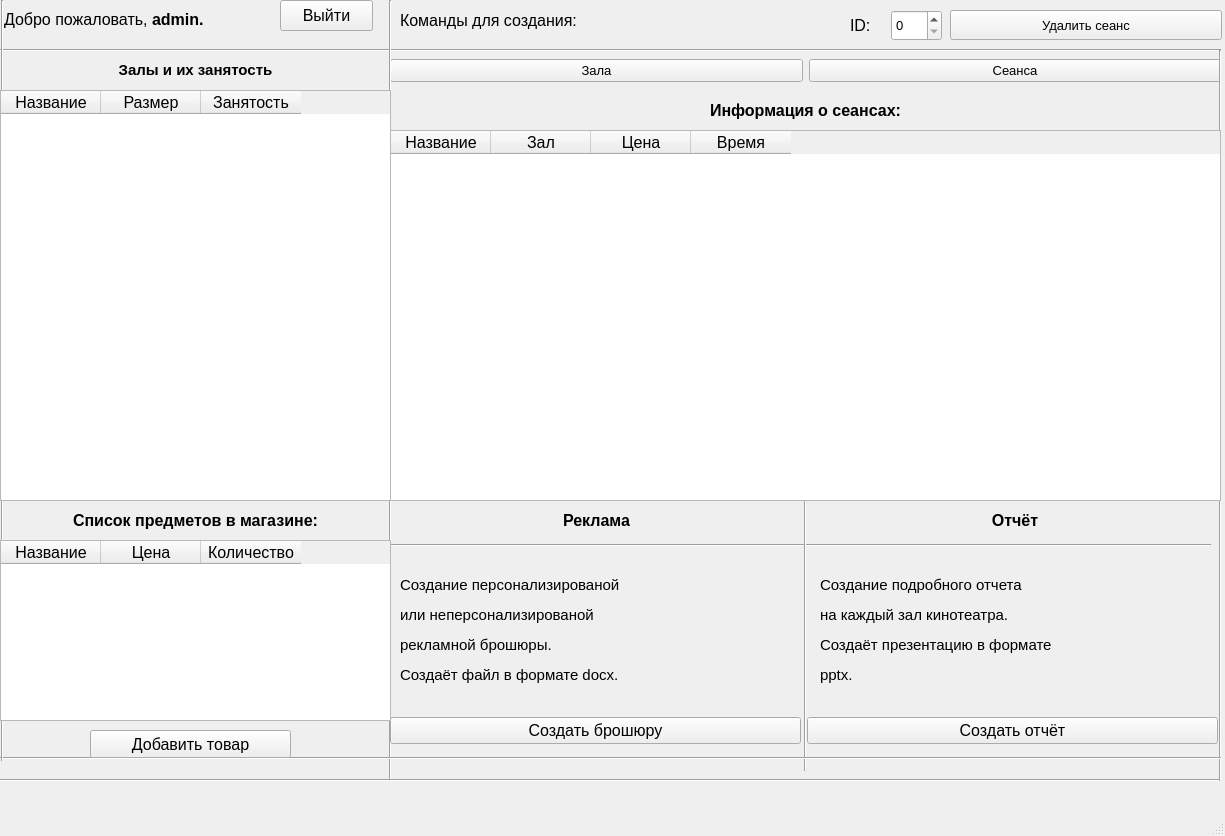
<?xml version="1.0" encoding="UTF-8"?>
<ui version="4.0">
 <class>AdminModeWindow</class>
 <widget class="QMainWindow" name="AdminModeWindow">
  <property name="geometry">
   <rect>
    <x>0</x>
    <y>0</y>
    <width>1225</width>
    <height>836</height>
   </rect>
  </property>
  <property name="font">
   <font>
    <pointsize>12</pointsize>
   </font>
  </property>
  <property name="windowTitle">
   <string>MainWindow</string>
  </property>
  <widget class="QWidget" name="centralwidget">
   <widget class="QWidget" name="horizontalLayoutWidget">
    <property name="geometry">
     <rect>
      <x>390</x>
      <y>50</y>
      <width>831</width>
      <height>41</height>
     </rect>
    </property>
    <layout class="QHBoxLayout" name="horizontalLayout">
     <item>
      <widget class="QPushButton" name="hall_make_button">
       <property name="font">
        <font>
         <pointsize>10</pointsize>
        </font>
       </property>
       <property name="text">
        <string>Зала</string>
       </property>
      </widget>
     </item>
     <item>
      <widget class="QPushButton" name="session_make_button">
       <property name="enabled">
        <bool>true</bool>
       </property>
       <property name="font">
        <font>
         <pointsize>10</pointsize>
        </font>
       </property>
       <property name="text">
        <string>Сеанса</string>
       </property>
      </widget>
     </item>
    </layout>
   </widget>
   <widget class="Line" name="line">
    <property name="geometry">
     <rect>
      <x>0</x>
      <y>40</y>
      <width>1221</width>
      <height>20</height>
     </rect>
    </property>
    <property name="orientation">
     <enum>Qt::Horizontal</enum>
    </property>
   </widget>
   <widget class="QLabel" name="label">
    <property name="geometry">
     <rect>
      <x>4</x>
      <y>-1</y>
      <width>381</width>
      <height>41</height>
     </rect>
    </property>
    <property name="text">
     <string>&lt;html&gt;&lt;head/&gt;&lt;body&gt;&lt;p&gt;Добро пожаловать, &lt;span style=&quot; font-weight:600;&quot;&gt;admin.&lt;/span&gt;&lt;/p&gt;&lt;/body&gt;&lt;/html&gt;</string>
    </property>
   </widget>
   <widget class="Line" name="line_2">
    <property name="geometry">
     <rect>
      <x>350</x>
      <y>0</y>
      <width>81</width>
      <height>781</height>
     </rect>
    </property>
    <property name="orientation">
     <enum>Qt::Vertical</enum>
    </property>
   </widget>
   <widget class="Line" name="line_3">
    <property name="geometry">
     <rect>
      <x>0</x>
      <y>765</y>
      <width>1221</width>
      <height>31</height>
     </rect>
    </property>
    <property name="orientation">
     <enum>Qt::Horizontal</enum>
    </property>
   </widget>
   <widget class="Line" name="line_4">
    <property name="geometry">
     <rect>
      <x>390</x>
      <y>535</y>
      <width>821</width>
      <height>20</height>
     </rect>
    </property>
    <property name="orientation">
     <enum>Qt::Horizontal</enum>
    </property>
   </widget>
   <widget class="Line" name="line_5">
    <property name="geometry">
     <rect>
      <x>650</x>
      <y>130</y>
      <width>311</width>
      <height>641</height>
     </rect>
    </property>
    <property name="orientation">
     <enum>Qt::Vertical</enum>
    </property>
   </widget>
   <widget class="Line" name="line_6">
    <property name="geometry">
     <rect>
      <x>1110</x>
      <y>50</y>
      <width>221</width>
      <height>731</height>
     </rect>
    </property>
    <property name="orientation">
     <enum>Qt::Vertical</enum>
    </property>
   </widget>
   <widget class="QLabel" name="label_2">
    <property name="geometry">
     <rect>
      <x>400</x>
      <y>0</y>
      <width>221</width>
      <height>41</height>
     </rect>
    </property>
    <property name="text">
     <string>&lt;html&gt;&lt;head/&gt;&lt;body&gt;&lt;p&gt;Команды для создания:&lt;/p&gt;&lt;/body&gt;&lt;/html&gt;</string>
    </property>
   </widget>
   <widget class="Line" name="line_7">
    <property name="geometry">
     <rect>
      <x>0</x>
      <y>750</y>
      <width>1221</width>
      <height>16</height>
     </rect>
    </property>
    <property name="orientation">
     <enum>Qt::Horizontal</enum>
    </property>
   </widget>
   <widget class="QWidget" name="horizontalLayoutWidget_2">
    <property name="geometry">
     <rect>
      <x>390</x>
      <y>500</y>
      <width>831</width>
      <height>41</height>
     </rect>
    </property>
    <layout class="QHBoxLayout" name="horizontalLayout_2">
     <item>
      <widget class="QLabel" name="label_4">
       <property name="text">
        <string>&lt;html&gt;&lt;head/&gt;&lt;body&gt;&lt;p align=&quot;center&quot;&gt;&lt;span style=&quot; font-weight:600;&quot;&gt;Реклама&lt;/span&gt;&lt;/p&gt;&lt;/body&gt;&lt;/html&gt;</string>
       </property>
      </widget>
     </item>
     <item>
      <widget class="QLabel" name="label_3">
       <property name="text">
        <string>&lt;html&gt;&lt;head/&gt;&lt;body&gt;&lt;p align=&quot;center&quot;&gt;&lt;span style=&quot; font-weight:600;&quot;&gt;Отчёт&lt;/span&gt;&lt;/p&gt;&lt;/body&gt;&lt;/html&gt;</string>
       </property>
      </widget>
     </item>
    </layout>
   </widget>
   <widget class="QWidget" name="horizontalLayoutWidget_3">
    <property name="geometry">
     <rect>
      <x>390</x>
      <y>700</y>
      <width>831</width>
      <height>61</height>
     </rect>
    </property>
    <layout class="QHBoxLayout" name="horizontalLayout_3">
     <property name="rightMargin">
      <number>3</number>
     </property>
     <property name="bottomMargin">
      <number>0</number>
     </property>
     <item>
      <widget class="QPushButton" name="create_commercial_button">
       <property name="text">
        <string>Создать брошюру</string>
       </property>
      </widget>
     </item>
     <item>
      <widget class="QPushButton" name="create_feedback_button">
       <property name="text">
        <string>Создать отчёт</string>
       </property>
      </widget>
     </item>
    </layout>
   </widget>
   <widget class="QLabel" name="label_5">
    <property name="geometry">
     <rect>
      <x>400</x>
      <y>550</y>
      <width>271</width>
      <height>161</height>
     </rect>
    </property>
    <property name="text">
     <string>&lt;html&gt;&lt;head/&gt;&lt;body&gt;&lt;p&gt;&lt;span style=&quot; font-size:11pt;&quot;&gt;Создание персонализированой&lt;/span&gt;&lt;/p&gt;&lt;p&gt;&lt;span style=&quot; font-size:11pt;&quot;&gt;или неперсонализированой &lt;/span&gt;&lt;/p&gt;&lt;p&gt;&lt;span style=&quot; font-size:11pt;&quot;&gt;рекламной  брошюры.&lt;/span&gt;&lt;/p&gt;&lt;p&gt;&lt;span style=&quot; font-size:11pt;&quot;&gt;Создаёт файл в формате docx.&lt;/span&gt;&lt;/p&gt;&lt;/body&gt;&lt;/html&gt;</string>
    </property>
   </widget>
   <widget class="QLabel" name="label_6">
    <property name="geometry">
     <rect>
      <x>820</x>
      <y>550</y>
      <width>271</width>
      <height>161</height>
     </rect>
    </property>
    <property name="text">
     <string>&lt;html&gt;&lt;head/&gt;&lt;body&gt;&lt;p&gt;&lt;span style=&quot; font-size:11pt;&quot;&gt;Создание подробного отчета&lt;/span&gt;&lt;/p&gt;&lt;p&gt;&lt;span style=&quot; font-size:11pt;&quot;&gt;на каждый зал кинотеатра.&lt;/span&gt;&lt;/p&gt;&lt;p&gt;&lt;span style=&quot; font-size:11pt;&quot;&gt;Создаёт презентацию в формате&lt;/span&gt;&lt;/p&gt;&lt;p&gt;&lt;span style=&quot; font-size:11pt;&quot;&gt;pptx.&lt;/span&gt;&lt;/p&gt;&lt;/body&gt;&lt;/html&gt;</string>
    </property>
   </widget>
   <widget class="Line" name="line_8">
    <property name="geometry">
     <rect>
      <x>0</x>
      <y>479</y>
      <width>961</width>
      <height>41</height>
     </rect>
    </property>
    <property name="orientation">
     <enum>Qt::Horizontal</enum>
    </property>
   </widget>
   <widget class="Line" name="line_9">
    <property name="geometry">
     <rect>
      <x>-28</x>
      <y>0</y>
      <width>61</width>
      <height>761</height>
     </rect>
    </property>
    <property name="orientation">
     <enum>Qt::Vertical</enum>
    </property>
   </widget>
   <widget class="QLabel" name="label_7">
    <property name="geometry">
     <rect>
      <x>10</x>
      <y>50</y>
      <width>371</width>
      <height>41</height>
     </rect>
    </property>
    <property name="text">
     <string>&lt;html&gt;&lt;head/&gt;&lt;body&gt;&lt;p align=&quot;center&quot;&gt;&lt;span style=&quot; font-size:11pt; font-weight:600;&quot;&gt;Залы и их занятость&lt;/span&gt;&lt;/p&gt;&lt;/body&gt;&lt;/html&gt;</string>
    </property>
   </widget>
   <widget class="QTableWidget" name="sessions_table">
    <property name="geometry">
     <rect>
      <x>390</x>
      <y>130</y>
      <width>831</width>
      <height>371</height>
     </rect>
    </property>
    <column>
     <property name="text">
      <string>Название</string>
     </property>
    </column>
    <column>
     <property name="text">
      <string>Зал</string>
     </property>
    </column>
    <column>
     <property name="text">
      <string>Цена</string>
     </property>
    </column>
    <column>
     <property name="text">
      <string>Время</string>
     </property>
    </column>
   </widget>
   <widget class="QTableWidget" name="market_table">
    <property name="geometry">
     <rect>
      <x>0</x>
      <y>540</y>
      <width>391</width>
      <height>181</height>
     </rect>
    </property>
    <column>
     <property name="text">
      <string>Название</string>
     </property>
    </column>
    <column>
     <property name="text">
      <string>Цена</string>
     </property>
    </column>
    <column>
     <property name="text">
      <string>Количество</string>
     </property>
    </column>
   </widget>
   <widget class="QLabel" name="label_8">
    <property name="geometry">
     <rect>
      <x>0</x>
      <y>500</y>
      <width>391</width>
      <height>41</height>
     </rect>
    </property>
    <property name="text">
     <string>&lt;html&gt;&lt;head/&gt;&lt;body&gt;&lt;p align=&quot;center&quot;&gt;&lt;span style=&quot; font-weight:600;&quot;&gt;Список предметов в магазине:&lt;/span&gt;&lt;/p&gt;&lt;/body&gt;&lt;/html&gt;</string>
    </property>
   </widget>
   <widget class="QTableWidget" name="halls_table">
    <property name="geometry">
     <rect>
      <x>0</x>
      <y>90</y>
      <width>391</width>
      <height>411</height>
     </rect>
    </property>
    <column>
     <property name="text">
      <string>Название</string>
     </property>
    </column>
    <column>
     <property name="text">
      <string>Размер</string>
     </property>
    </column>
    <column>
     <property name="text">
      <string>Занятость</string>
     </property>
    </column>
   </widget>
   <widget class="QLabel" name="label_9">
    <property name="geometry">
     <rect>
      <x>390</x>
      <y>90</y>
      <width>831</width>
      <height>41</height>
     </rect>
    </property>
    <property name="text">
     <string>&lt;html&gt;&lt;head/&gt;&lt;body&gt;&lt;p align=&quot;center&quot;&gt;&lt;span style=&quot; font-weight:600;&quot;&gt;Информация о сеансах:&lt;/span&gt;&lt;/p&gt;&lt;/body&gt;&lt;/html&gt;</string>
    </property>
   </widget>
   <widget class="QPushButton" name="add_product_button">
    <property name="geometry">
     <rect>
      <x>90</x>
      <y>730</y>
      <width>201</width>
      <height>28</height>
     </rect>
    </property>
    <property name="text">
     <string>Добавить товар</string>
    </property>
   </widget>
   <widget class="QPushButton" name="delete_session_button">
    <property name="geometry">
     <rect>
      <x>950</x>
      <y>10</y>
      <width>272</width>
      <height>30</height>
     </rect>
    </property>
    <property name="font">
     <font>
      <pointsize>10</pointsize>
     </font>
    </property>
    <property name="text">
     <string>Удалить сеанс</string>
    </property>
   </widget>
   <widget class="QSpinBox" name="spin_box">
    <property name="geometry">
     <rect>
      <x>891</x>
      <y>10</y>
      <width>51</width>
      <height>31</height>
     </rect>
    </property>
    <property name="font">
     <font>
      <pointsize>10</pointsize>
     </font>
    </property>
   </widget>
   <widget class="QLabel" name="label_10">
    <property name="geometry">
     <rect>
      <x>850</x>
      <y>10</y>
      <width>31</width>
      <height>31</height>
     </rect>
    </property>
    <property name="text">
     <string>ID:</string>
    </property>
   </widget>
   <widget class="QPushButton" name="back_button">
    <property name="geometry">
     <rect>
      <x>280</x>
      <y>0</y>
      <width>93</width>
      <height>31</height>
     </rect>
    </property>
    <property name="text">
     <string>Выйти</string>
    </property>
   </widget>
  </widget>
  <widget class="QMenuBar" name="menubar">
   <property name="geometry">
    <rect>
     <x>0</x>
     <y>0</y>
     <width>1225</width>
     <height>26</height>
    </rect>
   </property>
  </widget>
  <widget class="QStatusBar" name="statusbar"/>
 </widget>
 <resources/>
 <connections/>
</ui>
